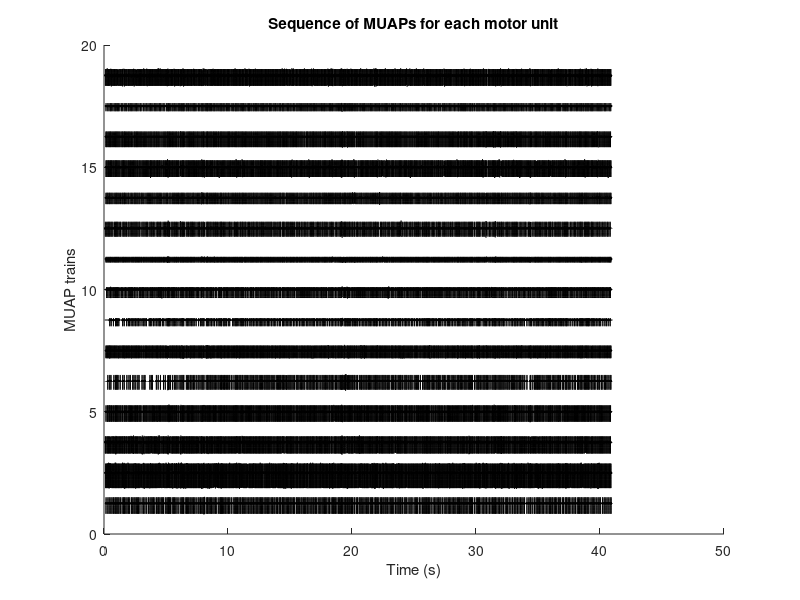
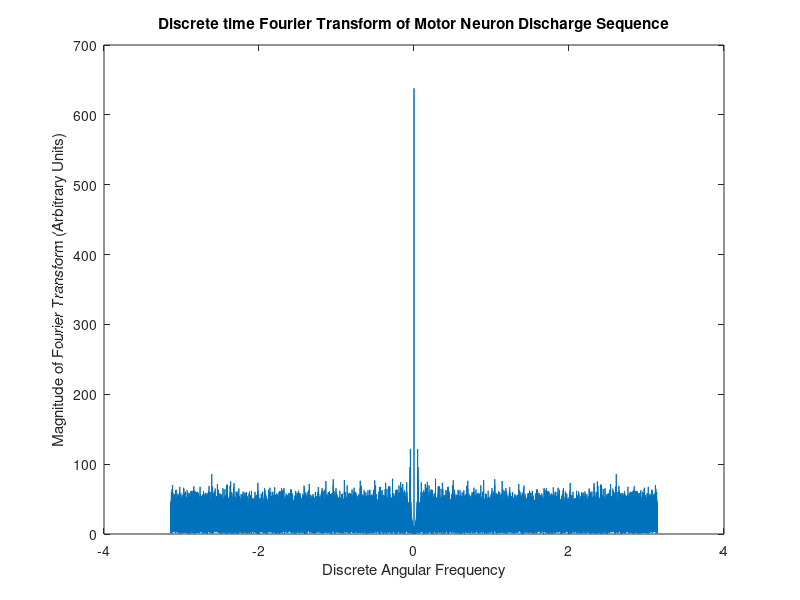
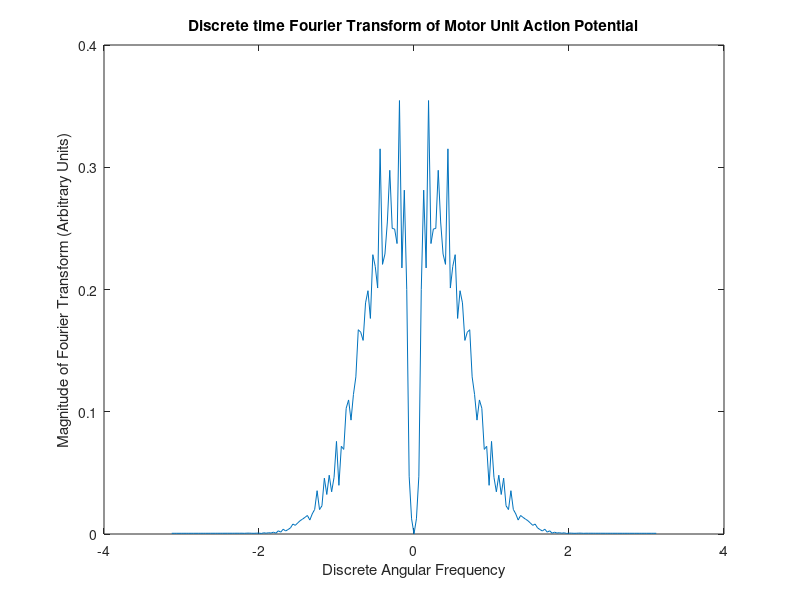
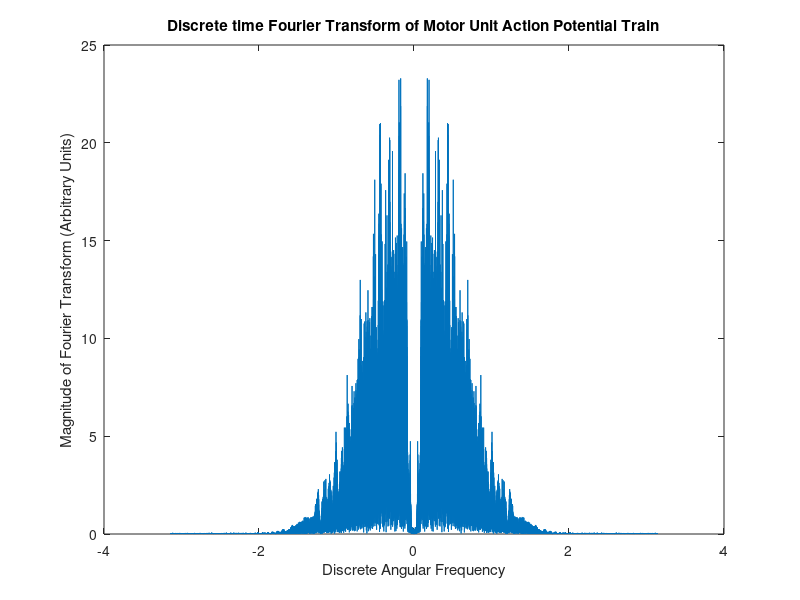

The MATLAB script that drew these images, in order:
% Clear working space
clear all
close all
clc
 
% Load required signals
load('MUAPs.mat'); % Single motor unit action potentials (experimental)
load('NeuralDrive.mat'); % Discharge times of motor neurons (experimental)
load('Torque.mat'); % Experimental Torque
fsamp = 2048; % Sampling frequency of the recordings
 
%% PART 1: Reconstructing the EMG signal through convolution of discharge times by MUAPs
n_MUAPs = size(MUAPs,1); % Number of MUAPs
dur_MUAPs = size(MUAPs,2); % Duration of MUAPs
dur_MUAPseq = size(Real_firing(1,:),2); % Duration of the signal
time_ax=[1/fsamp:1/fsamp:dur_MUAPseq/fsamp]; % Time axis for the signal
 
% Plot MUAP trains
figure(1),
for jj = 1:n_MUAPs 
    conv_train = conv(MUAPs(jj,:),Real_firing(jj,:)); % Convolution (see slide 14-15 of Lecture 2)
    MUAP_Train(jj,:) = conv_train(floor(dur_MUAPs/2)+1:end-floor(dur_MUAPs/2)); % Cut transitory portion
    hold on, plot(time_ax,MUAP_Train(jj,:)/(max(MUAPs(:)) - min(MUAPs(:))) + (n_MUAPs - jj + 1)*1.25,'k');
end
title('Sequence of MUAPs for each motor unit')
xlabel('Time (s)')
ylabel ('MUAP trains')


MUAP_sel = 1; % Select one MUAP (1 to 15) for Fourier analysis
% Plot Fourier Transform of the discharge timings 
figure(2)
f_transf_Firings = fft(Real_firing(MUAP_sel,:));
freq_ax = [-pi+pi/dur_MUAPseq:2*pi/dur_MUAPseq:pi-pi/dur_MUAPseq];
plot(freq_ax,fftshift(abs(f_transf_Firings)));
xlabel('Discrete Angular Frequency')
title('Discrete time Fourier Transform of Motor Neuron Discharge Sequence')
ylabel('Magnitude of Fourier Transform (Arbitrary Units)')


 
% Plot Fourier Transform of the MUAP 
figure(3)
f_transf_MUAP = fft(MUAPs(MUAP_sel,:));
freq_ax = [-pi+pi/dur_MUAPs:2*pi/dur_MUAPs:pi-pi/dur_MUAPs];
plot(freq_ax,fftshift(abs(f_transf_MUAP)));
xlabel('Discrete Angular Frequency')
title('Discrete time Fourier Transform of Motor Unit Action Potential')
ylabel('Magnitude of Fourier Transform (Arbitrary Units)')
 
% Plot Fourier Transform of the MUAP train
figure(4)
f_transf_MUAP_Train = fft(MUAP_Train(MUAP_sel,:));
freq_ax = [-pi+pi/dur_MUAPseq:2*pi/dur_MUAPseq:pi-pi/dur_MUAPseq];
plot(freq_ax,fftshift(abs(f_transf_MUAP_Train)));
xlabel('Discrete Angular Frequency')
title('Discrete time Fourier Transform of Motor Unit Action Potential Train')
ylabel('Magnitude of Fourier Transform (Arbitrary Units)')
 
% Obtaining the EMG signal by summing all MUAP trains
recoEMG = sum(MUAP_Train,1);
figure(5), plot(1/fsamp:1/fsamp:length(recoEMG)/fsamp,recoEMG); 
title('Reconstructed EMG signal'), xlabel('Time (s)'); ylabel('EMG (Arbitrary Units)');
 
% Plot Fourier Transform of the EMG signal
figure(6)
f_transf_EMG = fft(recoEMG(MUAP_sel,:));
freq_ax = [-pi+pi/dur_MUAPseq:2*pi/dur_MUAPseq:pi-pi/dur_MUAPseq];
plot(freq_ax,fftshift(abs(f_transf_EMG)));
xlabel('Discrete Angular Frequency')
title('Discrete time Fourier Transform of the EMG Signal')
ylabel('Magnitude of Fourier Transform (Arbitrary Units)')
 
 
%% PART 2: Using a moving average on the rectified, reconstructed EMG signal to get an envelope
loop = 1;
MA_coef_num = 1000;
iterator = 1;
while loop == 1
    Rect_recoEMG = abs(recoEMG); % Rectify the EMG
    MA = ones(1,MA_coef_num)/MA_coef_num; % Impulse response of the moving average filter (see slide 30)

    % Plot the frequency response of the moving average filter (see slide 31).
    % NOTE: The absolute value of the frequency response is plotted in log
    % scale
%     figure(7+iterator)
%     freqz(MA);
    
    %xlabel('Time(ms)');
    figure (7+iterator)
    Rect_recoEMG = conv(Rect_recoEMG, MA);
    %plot(1/fsamp:1/fsamp:length(Rect_recoEMG)/fsamp,Rect_recoEMG);
    hold on;
    plot(1/fsamp:1/fsamp:length(Rect_recoEMG)/fsamp,Rect_recoEMG/max(Rect_recoEMG));
    plot(time_ax, torque/max(torque));
    hold off;
    str = sprintf('EMG Envelope: Length = %d', MA_coef_num);
    title(str), xlabel('Time (s)'); ylabel('EMG (Arbitrary Units)');
    axis([0 45 0 1]);
    
    if MA_coef_num == 1000
        MA_coef_num = 5000;
    elseif MA_coef_num == 5000
        MA_coef_num = 10000;
    else
        loop = 2;
    end
        
    iterator = iterator + 1;
end
% Compute the envelope of the EMG by filtering the rectified signal
%[Here calculate the envelope of the EMG signal]
 
% Plot the envelope of the signal together with torque
%[Here plot the EMG envelope with superimposed torque]
